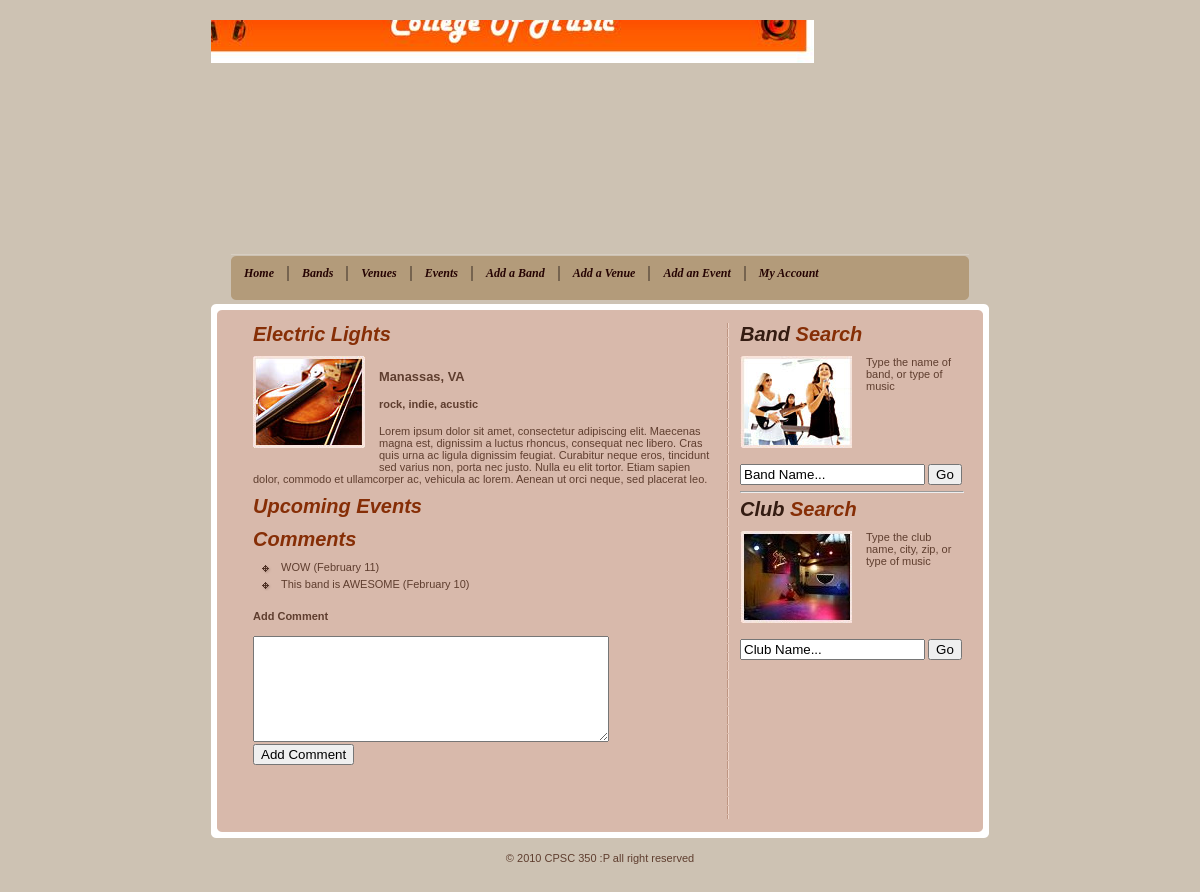
/band.php?bandId=1, run on the app's committed database.
### tables this page shows
CREATE TABLE IF NOT EXISTS `band` (
  `bandId` int(11) NOT NULL AUTO_INCREMENT,
  `name` varchar(100) NOT NULL,
  `city` varchar(20) NOT NULL,
  `state` char(2) NOT NULL,
  `bandMembers` varchar(200) NOT NULL,
  `description` text NOT NULL,
  `recordLabel` varchar(100) NOT NULL,
  `musicType` varchar(100) NOT NULL,
  PRIMARY KEY (`bandId`),
  UNIQUE KEY `name` (`name`),
  KEY `city` (`city`,`state`,`bandMembers`,`recordLabel`),
  KEY `musicType` (`musicType`)
);

CREATE TABLE IF NOT EXISTS `comment` (
  `commentId` int(11) NOT NULL AUTO_INCREMENT,
  `bandId` int(11) NOT NULL,
  `description` text NOT NULL,
  `datePosted` datetime NOT NULL,
  PRIMARY KEY (`commentId`),
  KEY `bandId` (`bandId`,`datePosted`)
);

### band.php (the view, shortened to what this page needs)
<?php
require_once('class_User.inc.php');
$bandId = preg_replace("@[^\d]+@","",$_GET['bandId']);
if(isset($_GET['bandId'])) {
	$query = "SELECT * FROM Band WHERE bandId='$bandId' LIMIT 1";
	$result = mysqli_query($db,$query);
	$row = mysqli_fetch_array($result);
} else {
	header("Location:bands.php");
	exit;
}
include("header.php");
?>
<h2><?php echo $row['name'];?></h2>
<img src="images/pic_1.jpg" width="112" height="92" alt="Pic 1" class="left" />
<h3><?php echo $row['city'].', '.$row['state'];?></h3>
<h4>
<?php
	$type = $row['musicType'];
  	$name=explode(",",$type);
  	$v=0;
  	while(count($name,0) > 0){
  		$elem = array_shift($name);
  		echo
  		"<a name = \"$elem\" href = \"#\" onclick= \"document.getElementById('bandSearch').value='$elem';document.bandSearchForm.submit();\">$elem</a>";
		$v = $v +1;
		if ($v <= count($name,0)+1 && (count($name, 0)+1 > 1)){
		  		echo ",";
	 	}
	}
?></h4>
<p><?php echo $row['description'];?></p>
<h2>Upcoming Events</h2>
<h2>Comments</h2>
<ul>
	<?php
	$query = "SELECT * FROM Comment WHERE bandId='$bandId' ORDER BY datePosted DESC";
	$result = mysqli_query($db,$query);
	while($comment = mysqli_fetch_array($result)) { ?>
	<li>
		<?php echo htmlentities($comment['description']);?> (<?php echo date("F d",strToTime($comment['datePosted']));?>)
	</li>
	<?php } ?>
</ul>
<h4>Add Comment</h4>
<form action="<?php echo $_SERVER['REQUEST_URI'];?>" method="POST">
	<textarea name="description" style="width:350px;height:100px;"></textarea><br>
	<input type="submit" value="Add Comment">
</form>
<?php include("footer.php");?>

### style.css (style rules this page uses)
html { margin: 0; padding: 0; }
body { background: #CDC2B3 url(images/bg.gif); text-align: center; color: #5F3E2F; font: 11px verdana, sans-serif; margin: 0px; padding: 20px 0px 20px 0px; }
a { color: #5F3E2F; font-weight: bold; text-decoration: none; }
img { border: 0px; }
#about-box ul { margin-left: 8px; }
h2 { margin: 0px; padding: 0px 0px 10px 0px; font:Arial, Helvetica, sans-serif; font-size:20px; font-style:italic; color:#862e06; }
ul { margin: 0px; padding: 0px; }
li { margin: 0px; padding: 0px 0px 5px 20px; list-style: none; background: 0px 3px url(images/bullet.gif) no-repeat; }
p { margin-top: 0px; margin-bottom: 10px; }
img.left { float: left; padding-right: 14px; padding-bottom: 16px; }

### data on the page
band: name "Electric Lights", city "Manassas", state "VA", description "Lorem ipsum dolor sit amet, consectetur adipiscing elit. Maecenas magna est, dignissim a luctus rhoncus, consequat nec libero. Cras quis urna ac ligula dignissim feugiat. Curabitur neque eros, tincidunt sed varius non, porta nec justo. Nulla eu elit tortor. Etiam sapien dolor, commodo et ullamcorper ac, vehicula ac lorem. Aenean ut orci neque, sed placerat leo."
comment: description "WOW", datePosted "February 11"
comment: description "This band is AWESOME", datePosted "February 10"

### other printed values
$elem "rock"
$elem "indie"
$elem "acustic"
